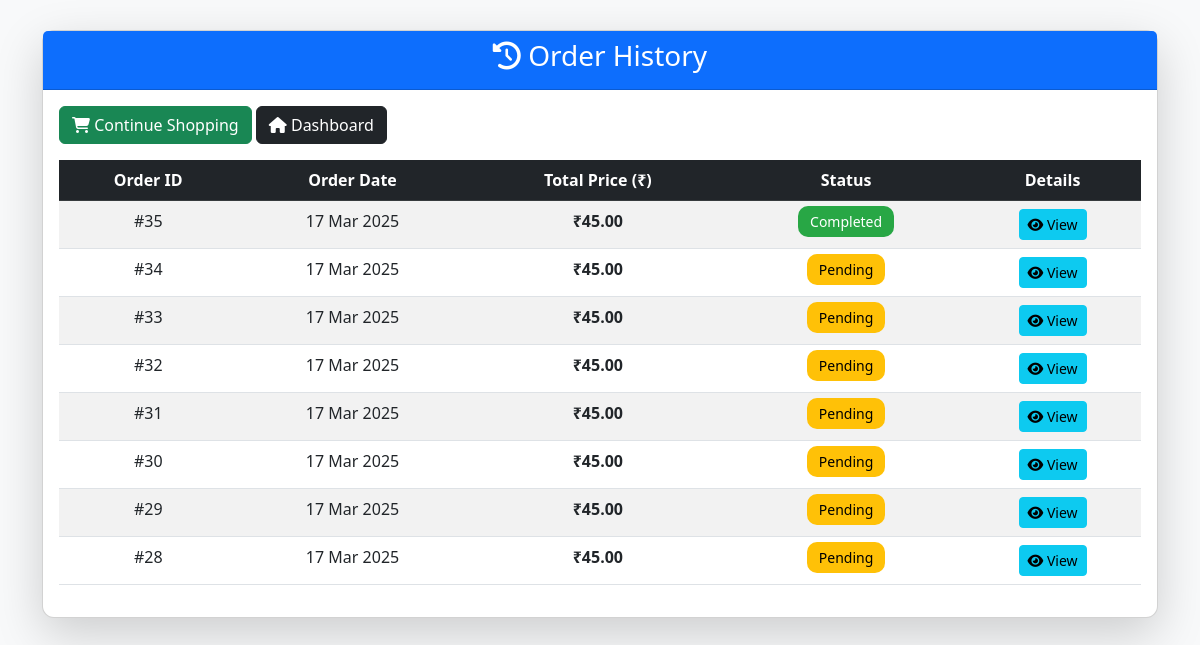
/order_history.php (signed in), run on the app's committed database.
### tables this page shows
CREATE TABLE `orders` (
  `id` int NOT NULL AUTO_INCREMENT,
  `product_id` int DEFAULT NULL,
  `user_id` int NOT NULL,
  `total_price` decimal(10,2) NOT NULL,
  `order_date` timestamp NULL DEFAULT CURRENT_TIMESTAMP,
  `status` enum('Pending','Completed','Cancelled') DEFAULT 'Pending',
  PRIMARY KEY (`id`),
  KEY `product_id` (`product_id`),
  KEY `fk_orders_user` (`user_id`),
  CONSTRAINT `fk_orders_user` FOREIGN KEY (`user_id`) REFERENCES `user` (`id`) ON DELETE CASCADE,
  CONSTRAINT `orders_ibfk_1` FOREIGN KEY (`product_id`) REFERENCES `products` (`id`) ON DELETE CASCADE
);

### order_history.php (the view, shortened to what this page needs)
<?php
include('db.php');
$user_id = $_SESSION['user_id'];
$user_role = $_SESSION['role'];
if ($user_role === 'Admin') {
    $stmt = $conn->prepare("SELECT orders.id, orders.order_date, orders.total_price, orders.status, users.name AS customer_name FROM orders JOIN users ON orders.user_id = users.id ORDER BY orders.order_date DESC");
} else {
    $stmt = $conn->prepare("SELECT id, order_date, total_price, status FROM orders WHERE user_id = ? ORDER BY order_date DESC");
    $stmt->bind_param("i", $user_id);
}
$stmt->execute();
$result = $stmt->get_result();
?>
<!DOCTYPE html>
<html lang="en">
<head>
    <link rel="stylesheet" href="https://cdn.jsdelivr.net/npm/bootstrap@5.3.0/dist/css/bootstrap.min.css">
</head>
<body>
    <div class="container">
        <div class="card shadow-lg">
            <div class="card-header bg-primary text-white text-center">
                <h3><i class="fas fa-history"></i> Order History</h3>
            </div>
            <div class="card-body">
                <div class="mb-3">
                    <a href="browse_products.php" class="btn btn-success"><i class="fas fa-shopping-cart"></i> Continue Shopping</a>
                    <a href="customer_dashboard.php" class="btn btn-dark"><i class="fas fa-home"></i> Dashboard</a>
                </div>
                <?php if ($result->num_rows > 0): ?>
                    <table class="table table-striped table-hover">
                        <thead class="table-dark">
                            <tr>
                                <th>Order ID</th>
                                <th>Order Date</th>
                                <th>Total Price (₹)</th>
                                <th>Status</th>
                                <th>Details</th>
                            </tr>
                        </thead>
                        <tbody>
                            <?php while ($row = $result->fetch_assoc()): ?>
                                <tr>
                                    <td>#<?= $row['id'] ?></td>
                                    <td><?= date("d M Y", strtotime($row['order_date'])) ?></td>
                                    <td><strong>₹<?= number_format($row['total_price'], 2) ?></strong></td>
                                    <td>
                                        <span class="status-badge
                                            <?= strtolower($row['status']) == 'completed' ? 'completed' : (strtolower($row['status']) == 'pending' ? 'pending' : 'cancelled') ?>">
                                            <?= ucfirst($row['status']) ?>
                                        </span>
                                    </td>
                                    <td>
                                        <a href="order_details.php?order_id=<?= $row['id'] ?>" class="btn btn-info btn-sm">
                                            <i class="fas fa-eye"></i> View
                                        </a>
                                    </td>
                                </tr>
                            <?php endwhile; ?>
                        </tbody>
                    </table>
                <?php else: ?>
                    <p class="text-muted text-center">No orders found.</p>
                <?php endif; ?>
            </div>
        </div>
    </div>
</body>
</html>

### order_history.php (style rules this page uses)
body { background-color: #f8f9fa; }
.container { margin-top: 30px; }
.card { border-radius: 12px; }
.table th, .table td { text-align: center; }
.status-badge { padding: 6px 12px; border-radius: 10px; font-size: 14px; }
.pending { background-color: #ffc107; color: black; }
.completed { background-color: #28a745; color: white; }

### data on the page
orders: id "35", order_date "17 Mar 2025", total_price "45.00", status "Completed"
orders: id "34", order_date "17 Mar 2025", total_price "45.00", status "Pending"
orders: id "33", order_date "17 Mar 2025", total_price "45.00", status "Pending"
orders: id "32", order_date "17 Mar 2025", total_price "45.00", status "Pending"
orders: id "31", order_date "17 Mar 2025", total_price "45.00", status "Pending"
orders: id "30", order_date "17 Mar 2025", total_price "45.00", status "Pending"
orders: id "29", order_date "17 Mar 2025", total_price "45.00", status "Pending"
orders: id "28", order_date "17 Mar 2025", total_price "45.00", status "Pending"
